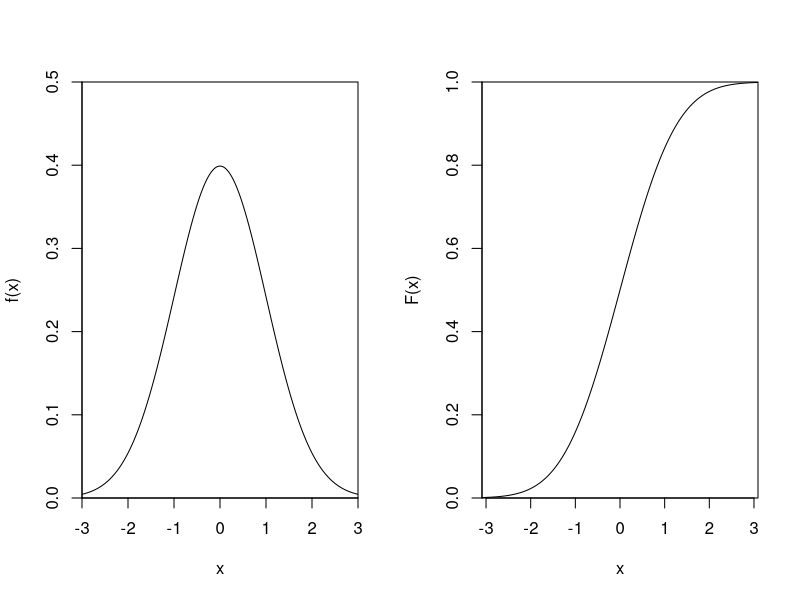
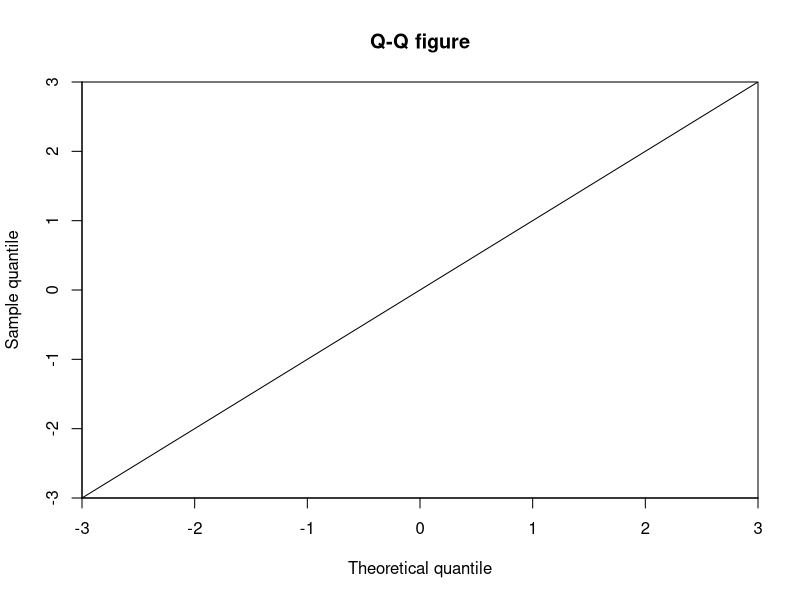
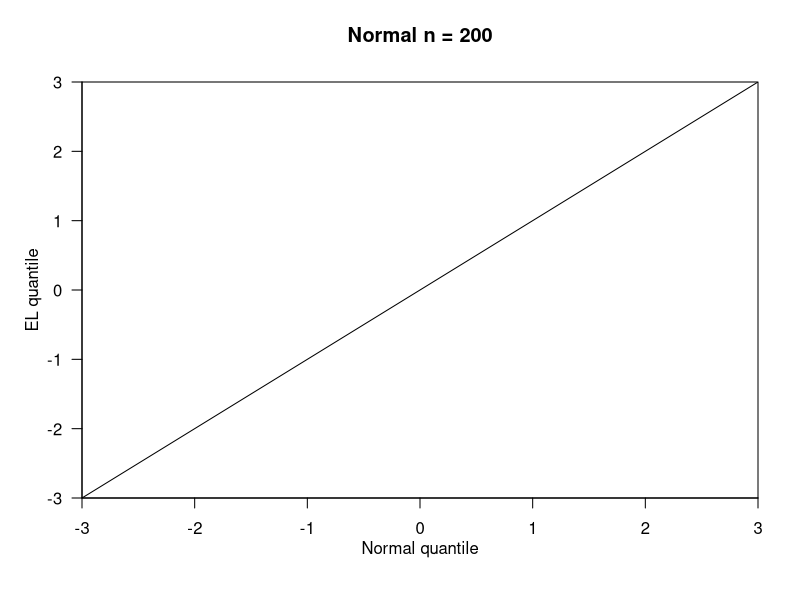
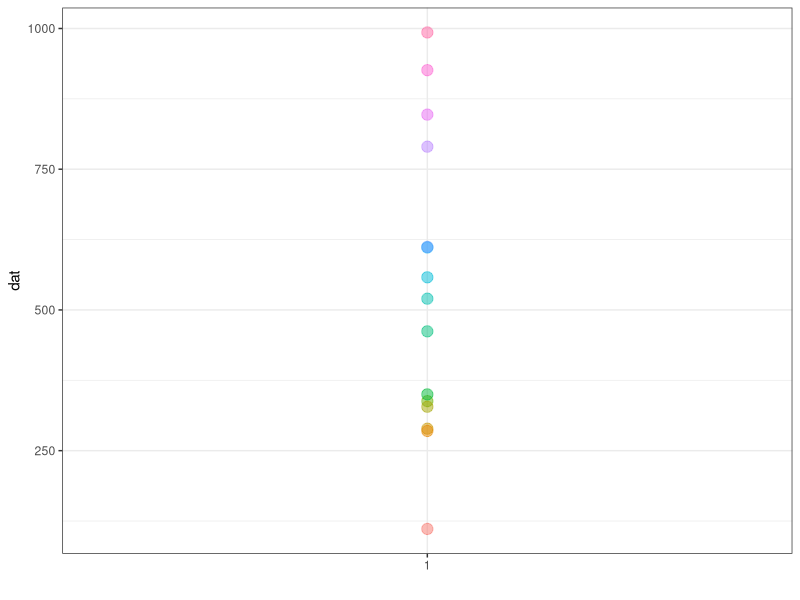
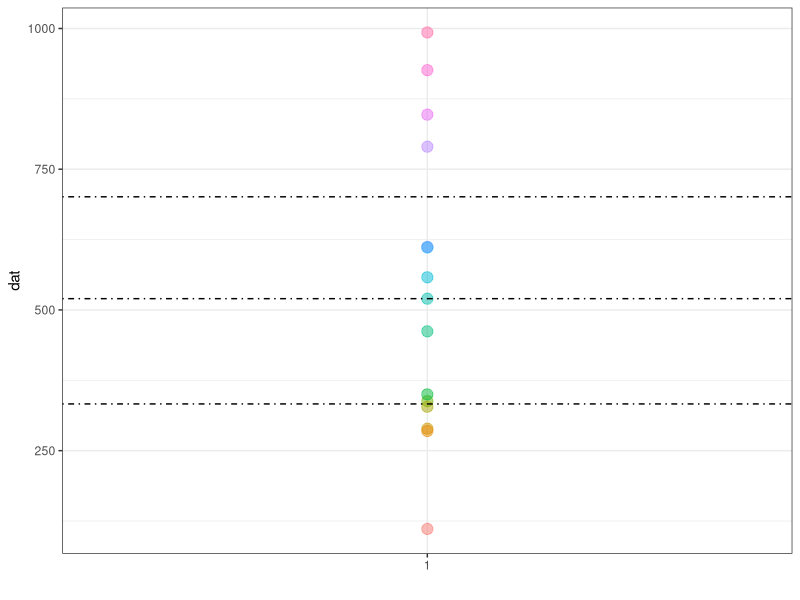
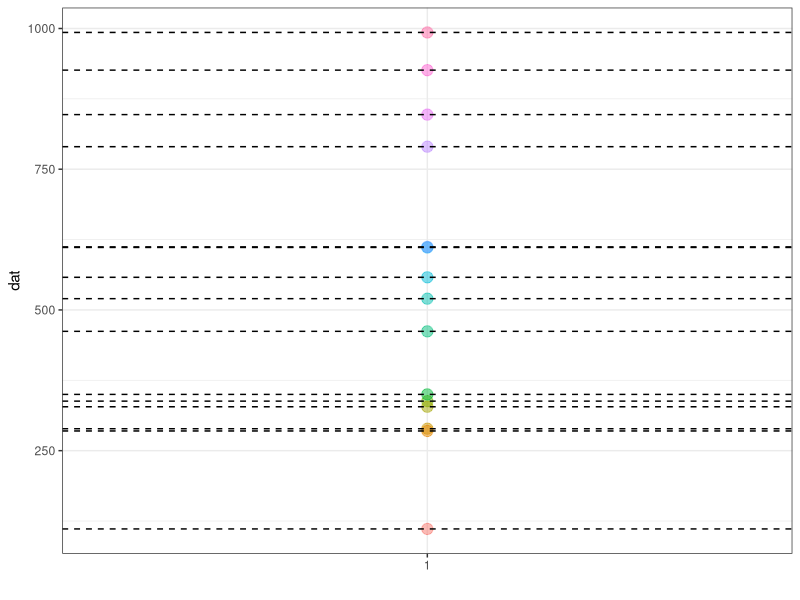
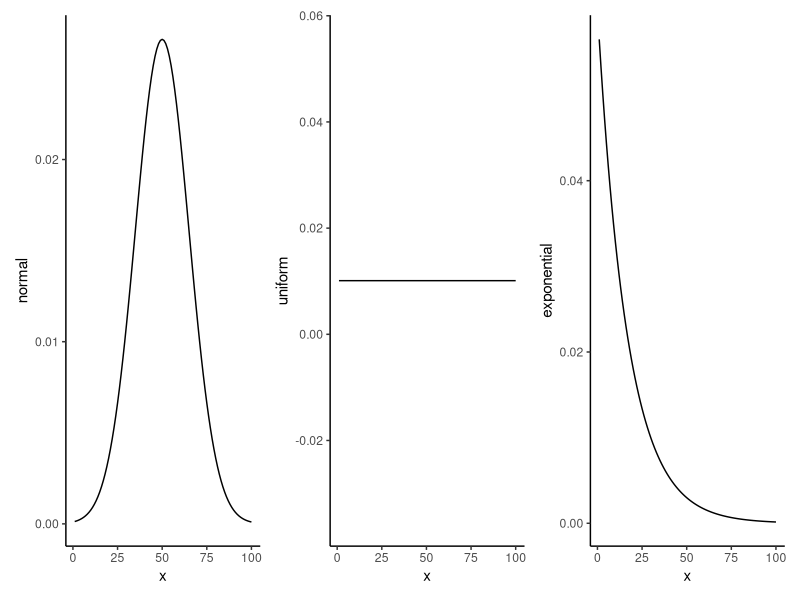
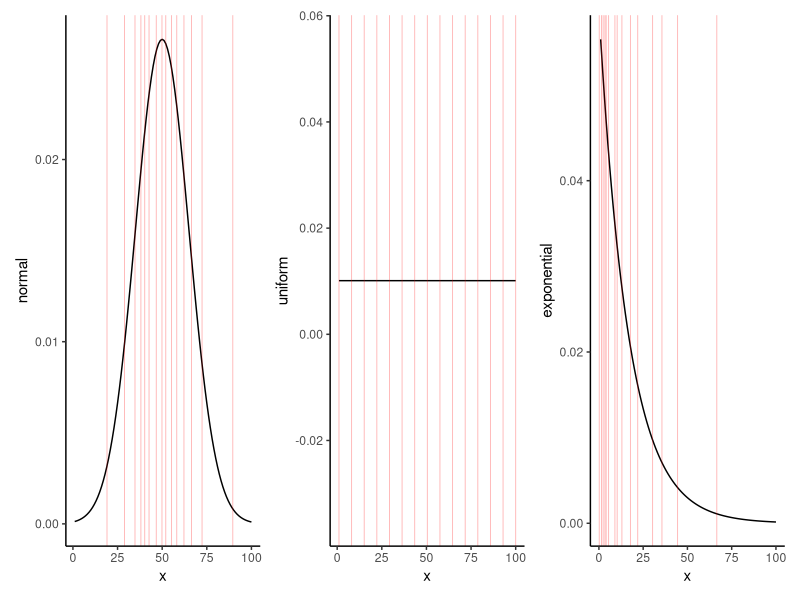

Here is the R script that generated these plots, in order:
## ---- chunk 1
knitr::opts_chunk$set(results='hold', collapse = TRUE, warning = FALSE, out.width = '80%', out.height='80%',message=FALSE,fig.align='center')
## ---- chunk 2
par(mfrow=c(1,2))
plot(seq(-3,3,0.01), dnorm(seq(-3,3,0.01)), 
     xlab = 'x', ylab = 'f(x)',
     ylim = c(0,0.5),
     xaxs = 'i', yaxs = 'i', type = 'l')

plot(qnorm(seq(0,1,0.001)), seq(0,1,0.001), 
     xlab = 'x', ylab = 'F(x)',
     xaxs = 'i', yaxs = 'i', type = 'l')
## ---- chunk 3
x = seq(-3,3,0.01)
par(mfrow=c(1,1))
plot(x,x, main = 'Q-Q figure',
     xlim = c(-3,3), ylim = c(-3,3), 
     xlab = 'Theoretical quantile', ylab = 'Sample quantile',
     xaxs = 'i', yaxs = 'i',
     type = 'l')
## ---- chunk 4
n = 200
x = seq(-3,3,0.01)
par(mfrow=c(1,1))
plot(x,x, 
     xlim = c(-3,3), ylim = c(-3,3), 
     xaxs = 'i', yaxs = 'i',
     xaxt = 'n', yaxt = 'n',
     ann = F, type = 'l')
axis(1, las = 1)
axis(2, las = 1)
title(main = paste0('Normal n = ',n), 
      xlab= 'Normal quantile', ylab = 'EL quantile', 
      line = 2)
## ---- chunk 5
# 生成一组数字，作为示例数据
set.seed(6666)
dat = sample(1:1000,15) 
dat
## ---- chunk 6
# 这些数据画在图上,横坐标没有意义,纵坐标代表dat的数值。
library(ggplot2)
p = ggplot(dat = as.data.frame(dat),aes(x = factor(1),y = dat))+
  geom_point(aes(color = factor(dat),fill = factor(dat)),
             size = 3.5,shape = 21,alpha = 0.5)+
  labs(x = "")+
  theme_bw()+
  theme(legend.position = "none")
p 
## ---- chunk 7
# 四分位数，即可以将这组数据分成等量的四个部分的三个数。
quantile(dat) 
## ---- chunk 8
# 三条线分别代表25% 50% 75% 的四分位数，与箱线图异曲同工。
p + geom_hline(yintercept = quantile(dat)[2:4],linetype = 4)
## ---- chunk 9
# 四分位数是最常见的，在此基础上可以扩展到百分位数，例如：
qk = quantile(dat,probs = seq(0, 1, length.out = 15))
qk
## ---- chunk 10
# 这是15个数字，所以分成了15份
p + geom_hline(yintercept = qk,linetype = 2)
## ---- chunk 11
# 生成符合三种分布的数据，作为检验示例数据属于那种分布的参考。任何一个分布都可以。
library(patchwork)
df = data.frame(x = 1:100,
                normal  = dnorm(1:100,50,15),
                uniform  = dunif(1:100,1,100),
                exponential  = dexp(1:100,0.06))
head(df)

set.seed(1004);normal = rnorm(100,50,15)
set.seed(1004);uniform  = 1:100
set.seed(1004);exponential  = rexp(100,0.06)
rn = data.frame(x = 1:100,
                normal = normal,
                uniform  = uniform ,
                exponential  = exponential )
head(rn)

## ---- chunk 12
#1.正态分布
p1 = ggplot(df,aes(x = x,y = normal ))+
     geom_line()+theme_classic()
#2.均匀分布
p2 = ggplot(df,aes(x = x,y = uniform ))+
     geom_line()+theme_classic()
#3.指数分布
p3 = ggplot(df,aes(x = x,y = exponential ))+
     geom_line()+theme_classic()
p1+p2+p3
## ---- chunk 13
qn = apply(rn,2,function(x){
  quantile(x,probs = seq(0, 1, length.out = 15))
})
qn[,1] = 1:nrow(qn)
qn = data.frame(qn)
qp = function(p,nc){
  a = p
  n = c()
  for(i in 1:nrow(qn)){
    n[[i]] = qn[i,nc]
    a = a + geom_vline(xintercept = n[[i]],color = "red",size = 0.3,alpha = 0.3)
  }
  return(a)
}
qp(p1,2)+qp(p2,3)+qp(p3,4)
## ---- chunk 14
# 15个数据实在太少，比较不同分布时不够明显，所以扩展到100个。
dat = sample(1:1000,100)
qn$nk = quantile(dat,probs = seq(0, 1, length.out = 15))
qq = function(k){
  ggplot(data = qn,aes_string(x = colnames(qn)[k],y = "nk"))+
  geom_point()+
  geom_smooth(method = "lm",se = F)+
  theme_bw()
} 
qq(2)+qq(3)+qq(4)
## ---- chunk 15
qqnorm(qn$nk)
qqline(qn$nk, col=2)  
## ---- chunk 16
library(car)
qqPlot(qn$nk)
